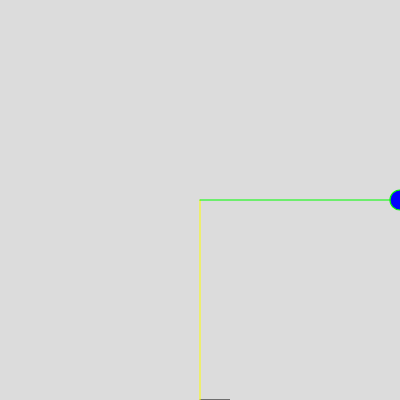
Frame 1 (no input)
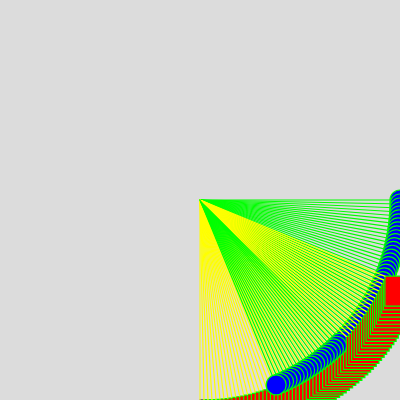
Frame 60 (no input)
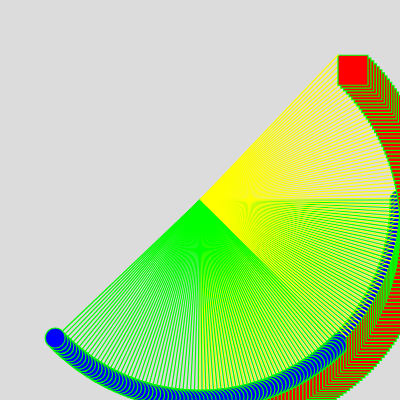
Frame 120 (the mouse pressed at the canvas centre since frame 60)

The p5.js sketch that drew these frames (run headless with seeded random() and noise() and a simulated clock; from frame 60 on, the mouse is pressed at the canvas centre):

// p5.js sketch
// ── sketch.js
var angle = 0;

function setup() {
  createCanvas(400, 400);
  background(220);
}

function draw() {
  var x = map(cos(angle), -1,1,0, width);
  var y = map(sin(angle), -1,1,0, height);
  fill(255,0,0);
  rect(y,x, 30,30);
  stroke(255,255,0);
  line(200,200,y,x);
  stroke(0,255,0);
  strokeWeight(1.2)
  line(200,200,x,y);
  fill(0,0,255);
  ellipse(x,y,20,20);
  
  angle += 0.02;
}
